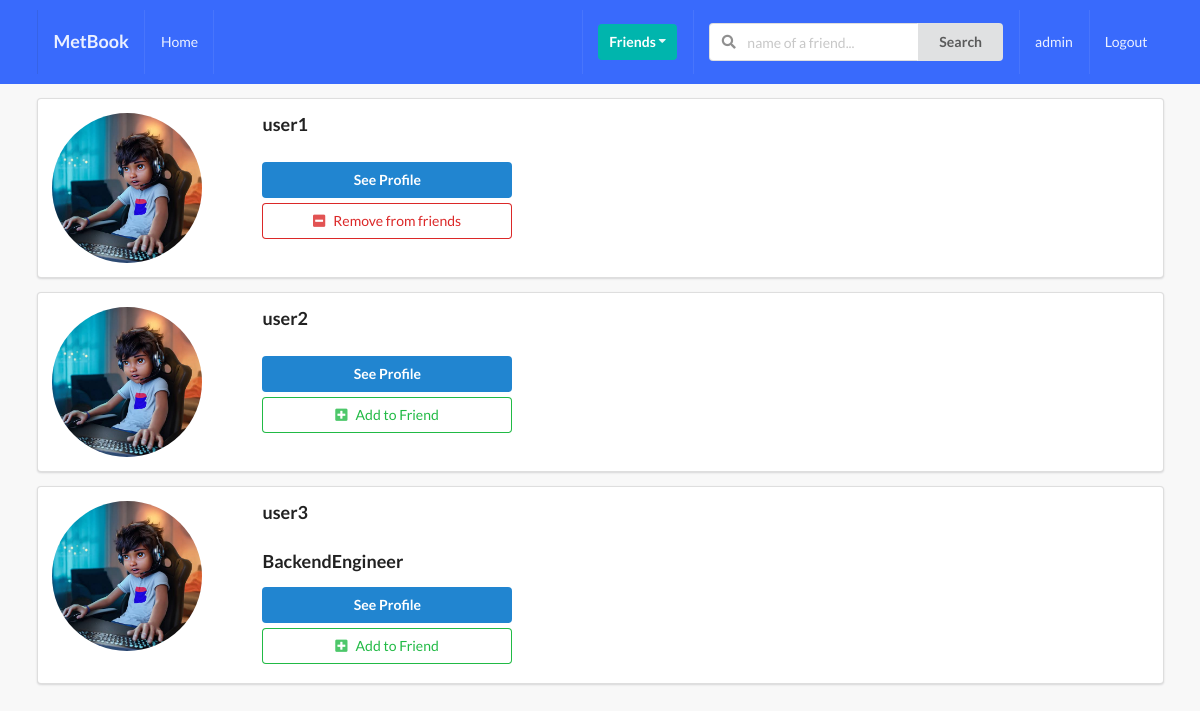
The app's page /profiles/list_profile (signed in), older data.
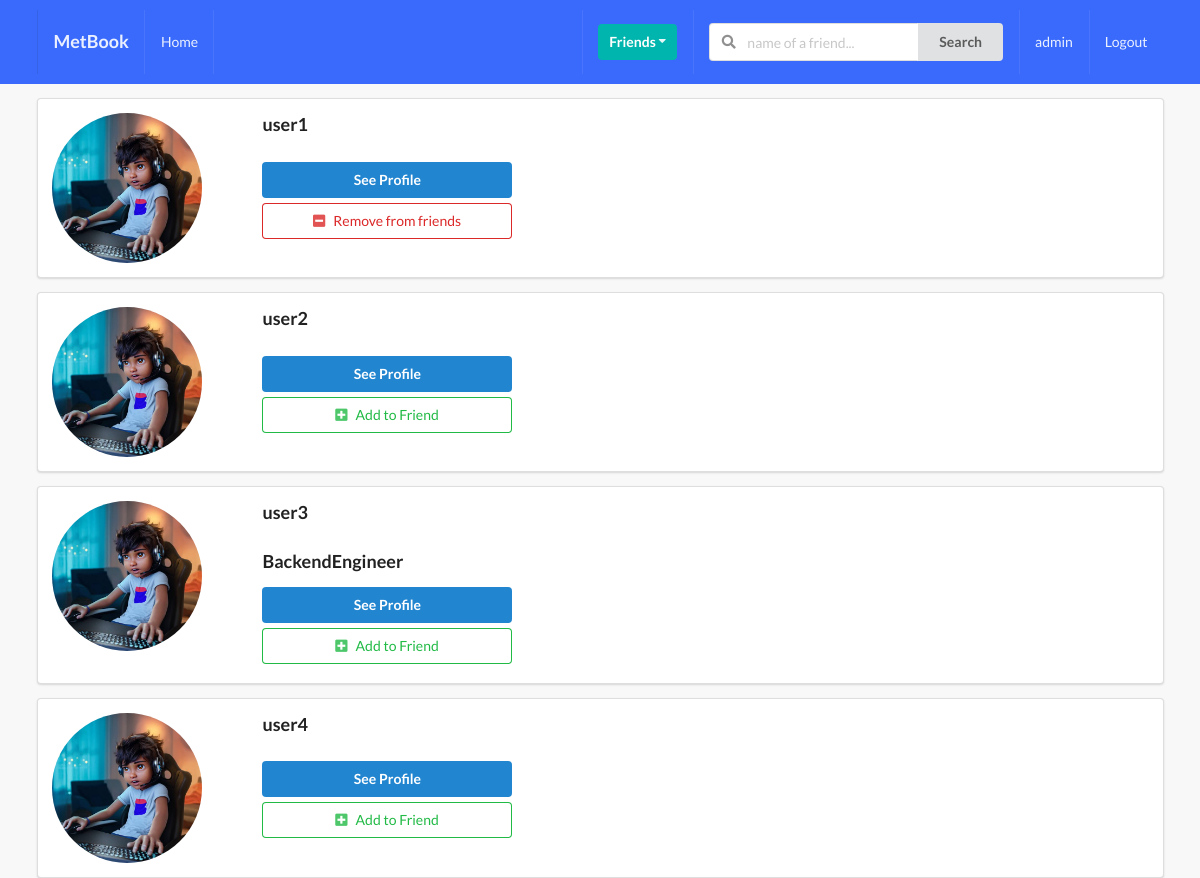
The same page, newer data.
### profiles_app/models.py (models this page shows, shortened)
class Profile(models.Model):
    first_name = models.CharField(max_length=250, blank = True)
    last_name = models.CharField(max_length=250, blank = True)
    user = models.OneToOneField(User, on_delete = models.CASCADE)
    bio = models.CharField(max_length=250, blank=True)
    email = models.EmailField(max_length=250, blank=True)
    image = models.ImageField(default="default.png", upload_to="images/")
    friends = models.ManyToManyField(User, blank=True, related_name="friends")
    slug = models.SlugField(unique=True, blank=True)
    created = models.DateTimeField(auto_now_add = True)
    updated = models.DateTimeField(auto_now = True)
    objects = ProfileManager()

### profiles_app/views.py (the view)
# urls.py: path("list_profile", ProfileListView.as_view(), name="list-profile"),
class ProfileListView(ListView):
    model = Profile
    template_name = "profiles_app/list_profile.htm"
    context_object_name = "qs"
    def get_queryset(self):
        qs = Profile.objects.get_all_profiles(self.request.user)
        return qs
    def get_context_data(self, **kwargs):
        context = super().get_context_data(**kwargs)
        user = User.objects.get(username__iexact=self.request.user)
        profile = Profile.objects.get(user = user)
        rel_s = Relationship.objects.filter(receiver = profile)
        rel_r = Relationship.objects.filter(sender = profile)
        rel_receiver = []
        rel_sender = []
        for item in rel_r:
            rel_receiver.append(item.receiver.user)
        for item in rel_s:
            rel_sender.append(item.sender.user)
        context["rel_receiver"] = rel_receiver
        context["rel_sender"] = rel_sender
        context["is_empty"] = False
        if len(self.get_queryset()) == 0:
            context["is_empty"] = True
        return context

### profiles_app/models.py (called while the page is built)
    def get_all_profiles(self, me):
        profiles = Profile.objects.all().exclude(user=me)
        return profiles

### profiles_app/templates/profiles_app/list_profile.htm (shortened to what this page needs)
{% extends 'base.html' %}
{% block content %}
{% for obj in qs %}
 <div class="ui segment">
    <div class="ui grid">
        <div class="row">
            <div class="three wide column">
                <img class="ui small circular image" src="{{obj.image.url}}">
            </div>
            <div class="thirteen wide column">
                <h3>{{obj.user}}</h3>
                <h3>{{obj.bio}}</h3>
                <button class="ui primary button mb-5 w-big">See Profile</button><br>
                {% if obj.user not in rel_receiver and obj.user not in rel_sender %}
                <form action="{% url 'profiles:send-invitation' %}" method ="POST"> {% csrf_token %}
                    <button class="ui positive basic button mb-5 w-big" type="submit"><i class="plus square icon"></i>Add to Friend</button>
                </form>
                {% endif %}
                {% if request.user in obj.friends.all %}
                <form action="{% url 'profiles:remove-friend' %}" method ="POST"> {% csrf_token %}
                    <button class="ui negative basic button mb-5 w-big" type="submit"><i class="minus square icon"></i>Remove from friends</button>
                </form>
                {% endif %}
            </div>
        </div>
    </div>
 </div>
{% endfor %}
{% endblock content %}

Row changes from the older to the newer data that the page shows:
added Profile: image (placeholder picture), user "user4"
